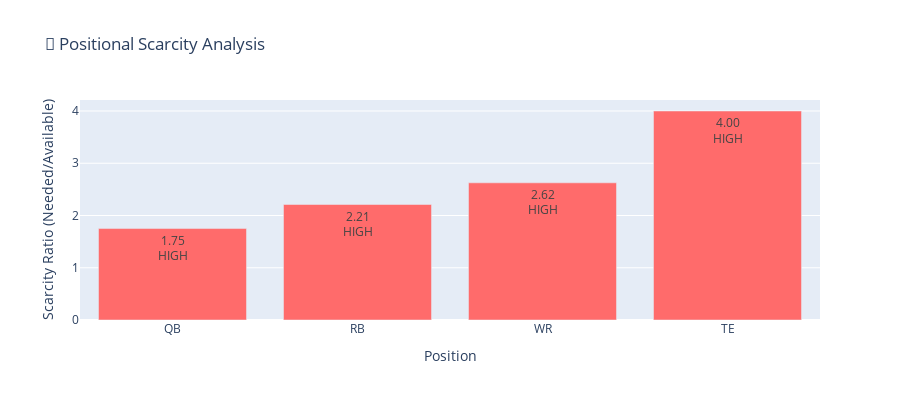

Notebook source saved alongside this figure:
### Code cell
# Positional Scarcity Analysis
def create_scarcity_analysis():
    """Analyze positional scarcity and draft urgency"""
    
    # Calculate players needed vs available
    num_teams = config['basic_settings']['teams']
    roster_slots = config['roster']['roster_slots']
    
    scarcity_data = []
    
    for pos in ['QB', 'RB', 'WR', 'TE']:
        if pos in roster_slots:
            # Required starters
            starters_needed = roster_slots[pos] * num_teams
            
            # Add FLEX eligibility
            if pos in ['RB', 'WR', 'TE']:
                flex_spots = roster_slots.get('FLEX', 0) * num_teams
                total_needed = starters_needed + flex_spots
            else:
                total_needed = starters_needed
            
            # Available players (using top 200 as "draftable")
            pos_players = cheat_sheet[cheat_sheet['Position'] == pos]
            top_available = len(pos_players[pos_players['Draft_Rank'] <= 200])
            
            scarcity_ratio = total_needed / max(top_available, 1)
            
            scarcity_data.append({
                'Position': pos,
                'Starters_Needed': starters_needed,
                'Total_Needed': total_needed,
                'Top_Available': top_available,
                'Scarcity_Ratio': scarcity_ratio,
                'Urgency': 'HIGH' if scarcity_ratio > 0.8 else 'MEDIUM' if scarcity_ratio > 0.5 else 'LOW'
            })
    
    scarcity_df = pd.DataFrame(scarcity_data)
    
    # Visualization
    fig = go.Figure()
    
    colors = {'HIGH': '#FF6B6B', 'MEDIUM': '#FFD93D', 'LOW': '#6BCF7F'}
    
    fig.add_trace(go.Bar(
        x=scarcity_df['Position'],
        y=scarcity_df['Scarcity_Ratio'],
        marker_color=[colors[urgency] for urgency in scarcity_df['Urgency']],
        text=[f"{ratio:.2f}<br>{urgency}" for ratio, urgency in 
              zip(scarcity_df['Scarcity_Ratio'], scarcity_df['Urgency'])],
        textposition='auto'
    ))
    
    fig.update_layout(
        title="🎯 Positional Scarcity Analysis",
        xaxis_title="Position",
        yaxis_title="Scarcity Ratio (Needed/Available)",
        height=400
    )
    
    fig.show()
    
    print("\n📊 SCARCITY SUMMARY:")
    display(HTML(scarcity_df.to_html(index=False, classes='table table-striped')))
    
    return scarcity_df

scarcity_analysis = create_scarcity_analysis()

### Figure 1 — Plotly figure (JSON) as saved in the notebook; plotly's stock layout.template omitted (floating-point values rounded to 4 significant figures)
{"data": [{"marker": {"color": ["#FF6B6B", "#FF6B6B", "#FF6B6B", "#FF6B6B"]}, "text": ["1.75<br>HIGH", "2.21<br>HIGH", "2.62<br>HIGH", "4.00<br>HIGH"], "textposition": "auto", "type": "bar", "x": ["QB", "RB", "WR", "TE"], "y": [1.75, 2.211, 2.625, 4.0]}], "layout": {"height": 400, "title": {"text": "🎯 Positional Scarcity Analysis"}, "xaxis": {"title": {"text": "Position"}}, "yaxis": {"title": {"text": "Scarcity Ratio (Needed/Available)"}}}}
